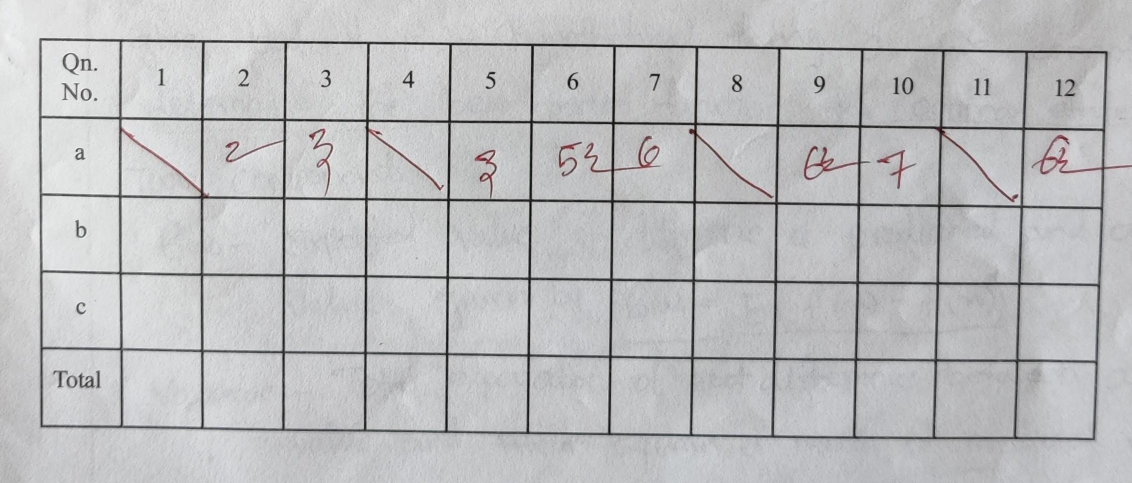
#> input picture Codes/CV_Tesseract/so.jpg, 2263 x 966 px (shown at 1/2 size)
$ python new_analytics.py
#> lines starting #> are read from the running program, lines starting #| are printed output that depends on the picture; after the words box and inside, x2 and y2 are one past the last pixel; in counts of white or black regions, pixels touching at a corner belong together
# source:  https://analyticsindiamag.com/how-to-use-opencv-to-extract-information-from-table-images/


import cv2
import numpy as np
import pandas as pd
import matplotlib.pyplot as plt
sample='so.jpg'
read_image= cv2.imread(sample,0)


convert_bin,grey_scale = cv2.threshold(read_image,128,255,cv2.THRESH_BINARY | cv2.THRESH_OTSU)
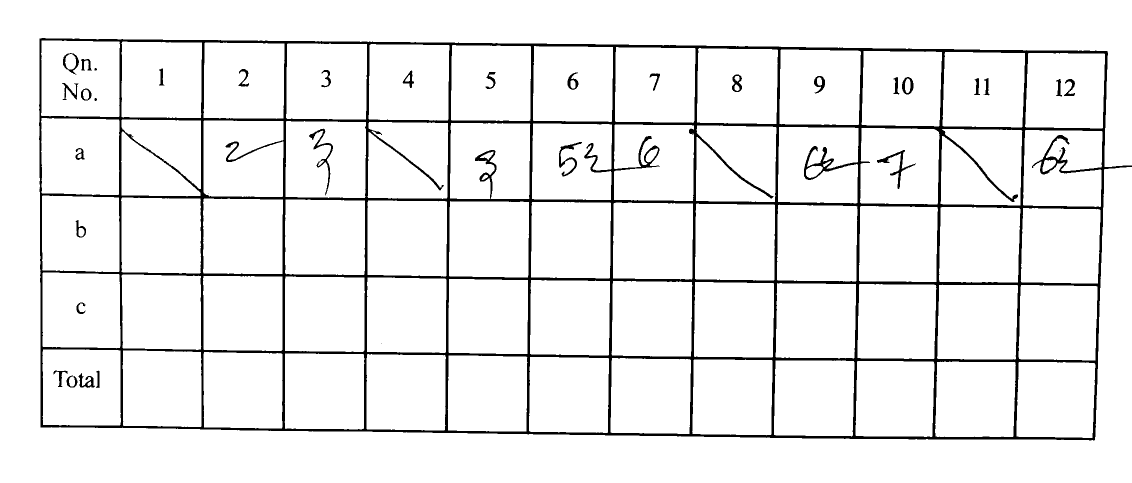
#> grey_scale: shape (966, 2263) (shown at 1/2 size); 93.7% white; 35 black regions (3 under 20 px), largest, box (x1, y1, x2, y2) and area: (78, 76, 2263, 881) 128031, (618, 257, 666, 391) 883, (1754, 300, 1832, 378) 841
#> convert_bin = 136
grey_scale = 255-grey_scale
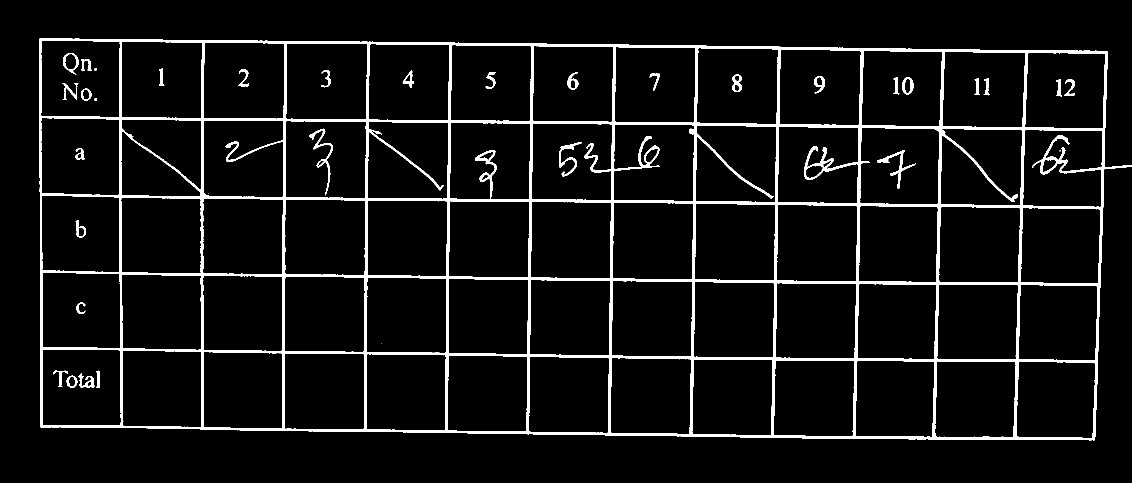
#> grey_scale: shape (966, 2263) (shown at 1/2 size); 6.3% white; 35 white regions (3 under 20 px), largest, box (x1, y1, x2, y2) and area: (78, 76, 2263, 881) 128031, (618, 257, 666, 391) 883, (1754, 300, 1832, 378) 841
graph = plt.imshow(grey_scale,cmap='gray')
plt.show()

length = np.array(read_image).shape[1]//100
horizontal_kernel = cv2.getStructuringElement(cv2.MORPH_RECT, (length, 1))


horizontal_detect = cv2.erode(grey_scale, horizontal_kernel, iterations=3)
#> horizontal_detect: shape (966, 2263); 2.3% white; 7 white regions (1 under 20 px), largest, box (x1, y1, x2, y2) and area: (112, 77, 2186, 107) 8777, (112, 233, 2180, 261) 8711, (113, 542, 2171, 571) 8412, (113, 388, 2177, 418) 8389, (114, 695, 2166, 725) 8077, (114, 851, 2160, 879) 7968
hor_line = cv2.dilate(horizontal_detect, horizontal_kernel, iterations=3)
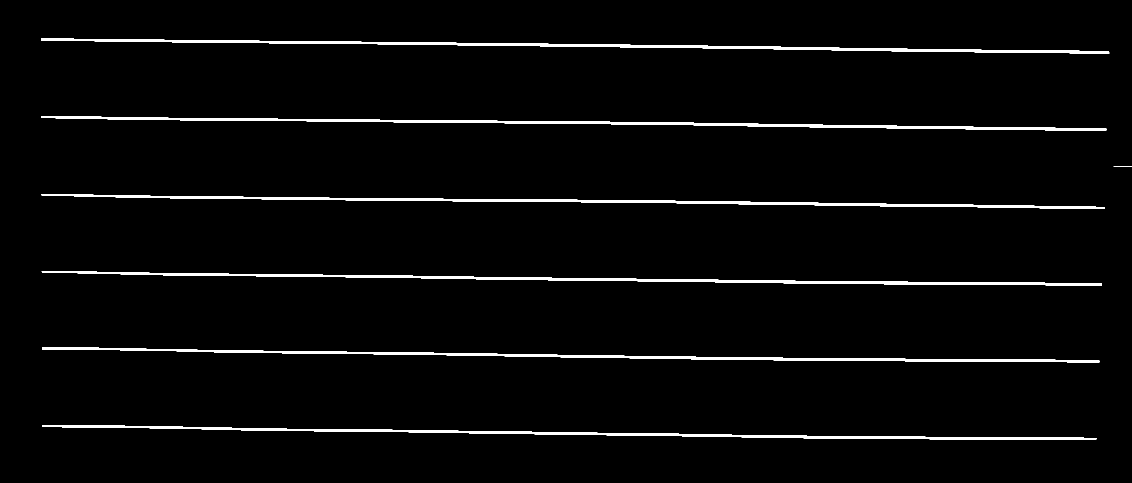
#> hor_line: shape (966, 2263) (shown at 1/2 size); 2.8% white; 7 white regions, largest, box (x1, y1, x2, y2) and area: (82, 77, 2219, 107) 10667, (82, 233, 2213, 261) 10475, (83, 388, 2210, 418) 10279
plotting = plt.imshow(horizontal_detect,cmap='gray')
plt.show()


vertical_kernel = cv2.getStructuringElement(cv2.MORPH_RECT, (1, length))
vertical_detect = cv2.erode(grey_scale, vertical_kernel, iterations=3)
#> vertical_detect: shape (966, 2263); 1.9% white; 14 white regions, largest, box (x1, y1, x2, y2) and area: (565, 115, 573, 832) 3318, (1217, 122, 1231, 841) 3233, (1054, 120, 1067, 839) 3203
ver_lines = cv2.dilate(vertical_detect, vertical_kernel, iterations=3)
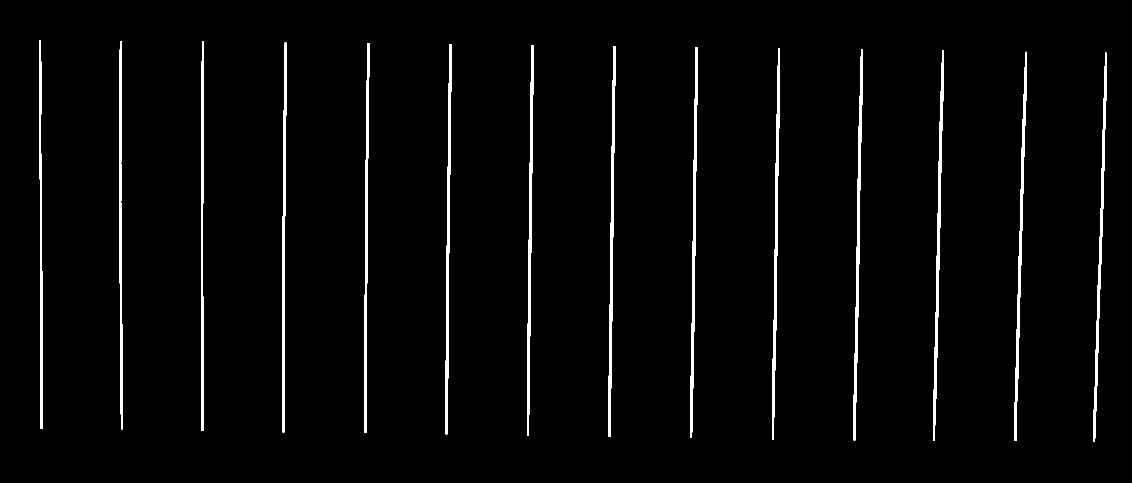
#> ver_lines: shape (966, 2263) (shown at 1/2 size); 2.5% white; 14 white regions, largest, box (x1, y1, x2, y2) and area: (1707, 99, 1726, 881) 4211, (1867, 101, 1888, 882) 4152, (1217, 92, 1231, 874) 4115
show = plt.imshow(vertical_detect,cmap='gray')
plt.show()


final = cv2.getStructuringElement(cv2.MORPH_RECT, (2, 2))
combine = cv2.addWeighted(ver_lines, 0.5, hor_line, 0.5, 0.0)
combine = cv2.erode(~combine, final, iterations=2)
thresh, combine = cv2.threshold(combine,128,255, cv2.THRESH_BINARY | cv2.THRESH_OTSU)
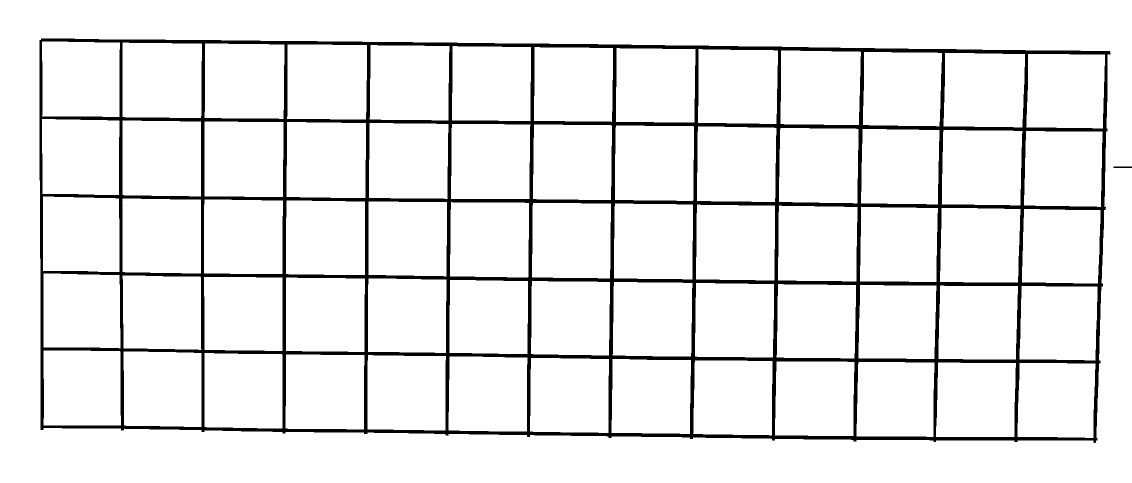
#> combine: shape (966, 2263) (shown at 1/2 size); 92.7% white; 2 black regions
#> thresh = 127
convert_xor = cv2.bitwise_xor(read_image,combine)
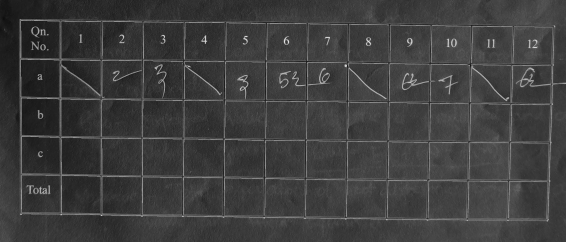
#> convert_xor: shape (966, 2263) (shown at 1/4 size); min 1, max 249, mean 61.7
inverse = cv2.bitwise_not(convert_xor)
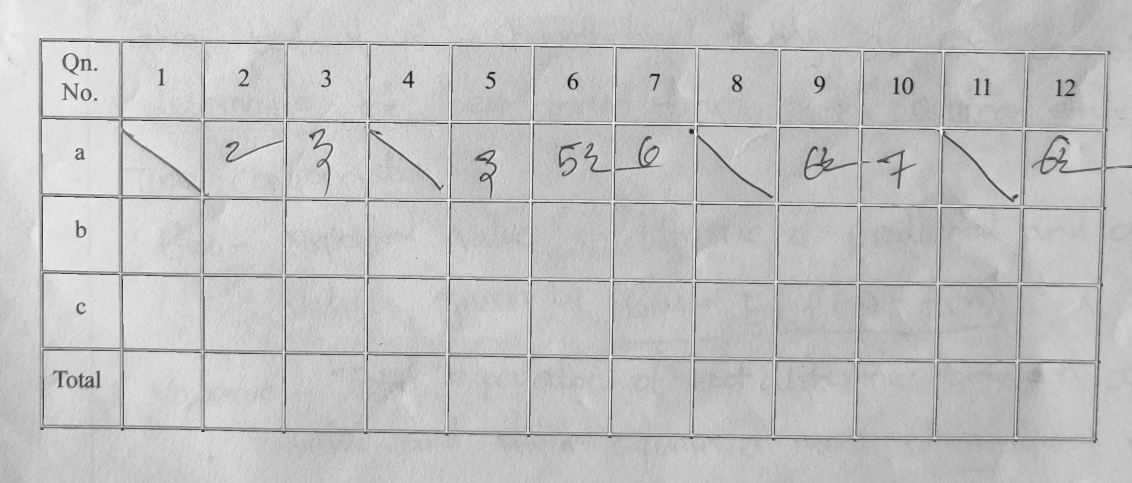
#> inverse: shape (966, 2263) (shown at 1/2 size); min 6, max 254, mean 193.3
output= plt.imshow(inverse,cmap='gray')
plt.show()


cont, _ = cv2.findContours(combine, cv2.RETR_TREE, cv2.CHAIN_APPROX_SIMPLE)
#> cont = 67 contours; largest, box (x1, y1, x2, y2) and area: (0, 0, 2263, 966) 2182687, (78, 76, 2222, 887) 1665397, (573, 244, 732, 396) 23414, (409, 243, 567, 394) 23306, (574, 89, 734, 239) 23302
def get_boxes(num, method="left-to-right"):
#> called with method = 'top-to-bottom'
    invert = False
    flag = 0
    if method == "right-to-left" or method == "bottom-to-top":
        invert = True
    if method == "top-to-bottom" or method == "bottom-to-top":
        flag = 1
    boxes = [cv2.boundingRect(c) for c in num]
#> boxes = 67 items, first 6: (0, 0, 2263, 966), (78, 76, 2144, 811), (2035, 726, 156, 150), (1872, 725, 160, 149), (1713, 724, 156, 150), (1550, 723, 159, 149)
#> (the run stopped early here; a loop or call above may not have finished)

$ run again, with Codes/CV_Tesseract/AJ.jpg copied over Codes/CV_Tesseract/so.jpg
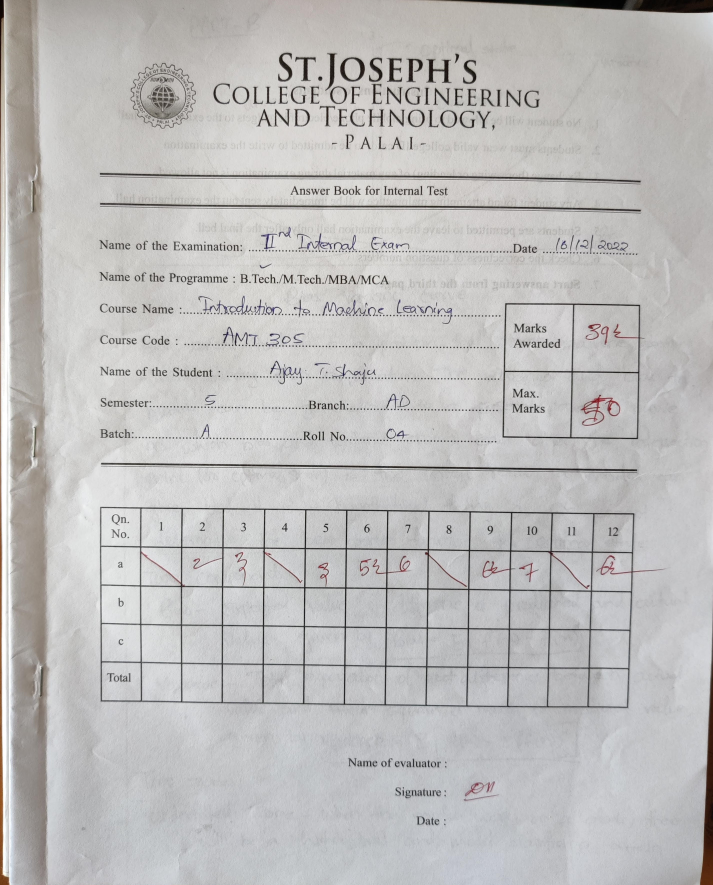
#> input picture Codes/CV_Tesseract/AJ.jpg, 2852 x 3540 px (shown at 1/4 size)
#> `convert_bin,grey_scale = cv2.threshold(read_image,128,255,cv2.THRESH_B..`:
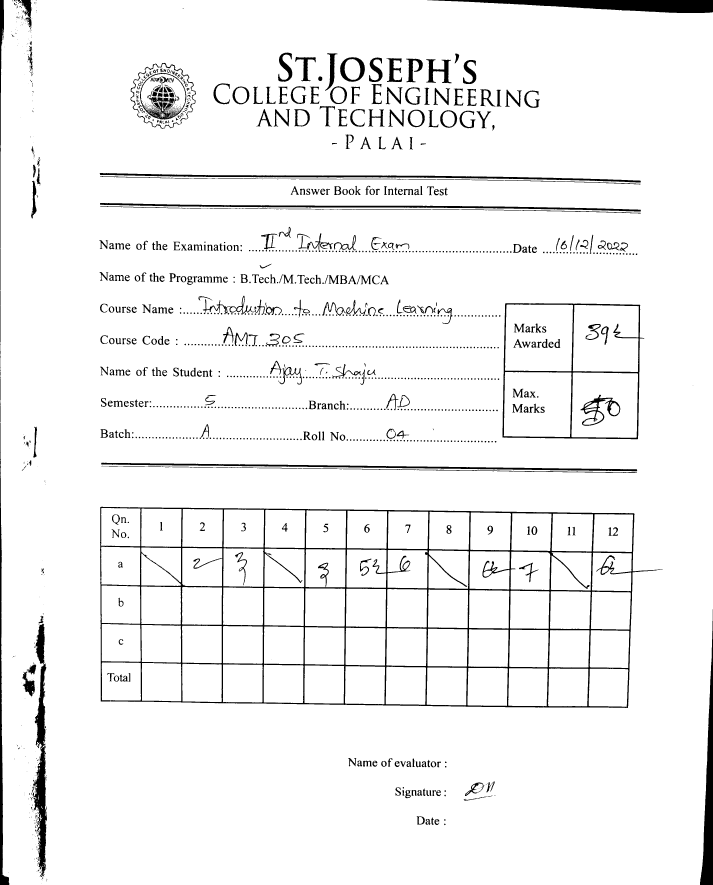
#> grey_scale: shape (3540, 2852) (shown at 1/4 size); 94.9% white; 1558 black regions (517 under 20 px), largest, box (x1, y1, x2, y2) and area: (400, 2027, 2652, 2832) 127416, (1709, 0, 2852, 52) 32891, (2800, 2437, 2852, 3540) 24349
#> convert_bin = 135
#> horizontal_detect: shape (3540, 2852); 1.3% white; 65 white regions (14 under 20 px), largest, box (x1, y1, x2, y2) and area: (1751, 0, 2852, 52) 30566, (442, 813, 2525, 844) 12707, (447, 1852, 2510, 1884) 12632
#> hor_line: shape (3540, 2852); 1.6% white; 19 white regions, largest, box (x1, y1, x2, y2) and area: (1712, 0, 2852, 52) 32720, (408, 1852, 2552, 1884) 15224, (403, 813, 2567, 844) 15218
#> vertical_detect: shape (3540, 2852); 0.96% white; 36 white regions (1 under 20 px), largest, box (x1, y1, x2, y2) and area: (2805, 2479, 2852, 3540) 22221, (0, 0, 16, 3540) 16036, (154, 3024, 182, 3456) 5320
#> ver_lines: shape (3540, 2852); 1.5% white; 34 white regions, largest, box (x1, y1, x2, y2) and area: (2805, 2440, 2852, 3540) 24054, (2461, 0, 2852, 55) 19919, (0, 0, 16, 3540) 17627
#> thresh = 127
#> `inverse = cv2.bitwise_not(convert_xor)`:
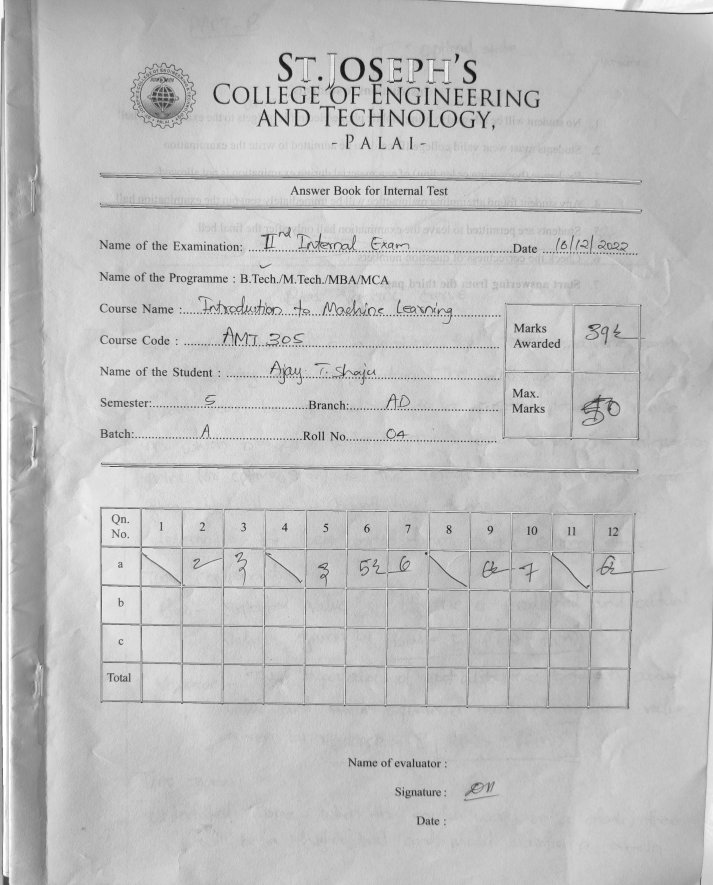
#> inverse: shape (3540, 2852) (shown at 1/4 size); min 0, max 255, mean 191.7
#> cont = 89 contours, 1 with area under 20; largest, box (x1, y1, x2, y2) and area: (3, 0, 2852, 3540) 10003039, (400, 2028, 2544, 2838) 1665297, (2010, 1213, 2580, 1763) 295382, (2022, 1220, 2292, 1485) 69206, (2017, 1490, 2286, 1748) 67056
#> boxes = 89 items, first 6: (9, 3503, 1, 37), (3, 0, 2849, 3540), (148, 2666, 37, 835), (151, 2496, 26, 166), (400, 2028, 2144, 810), (2357, 2677, 156, 150)
